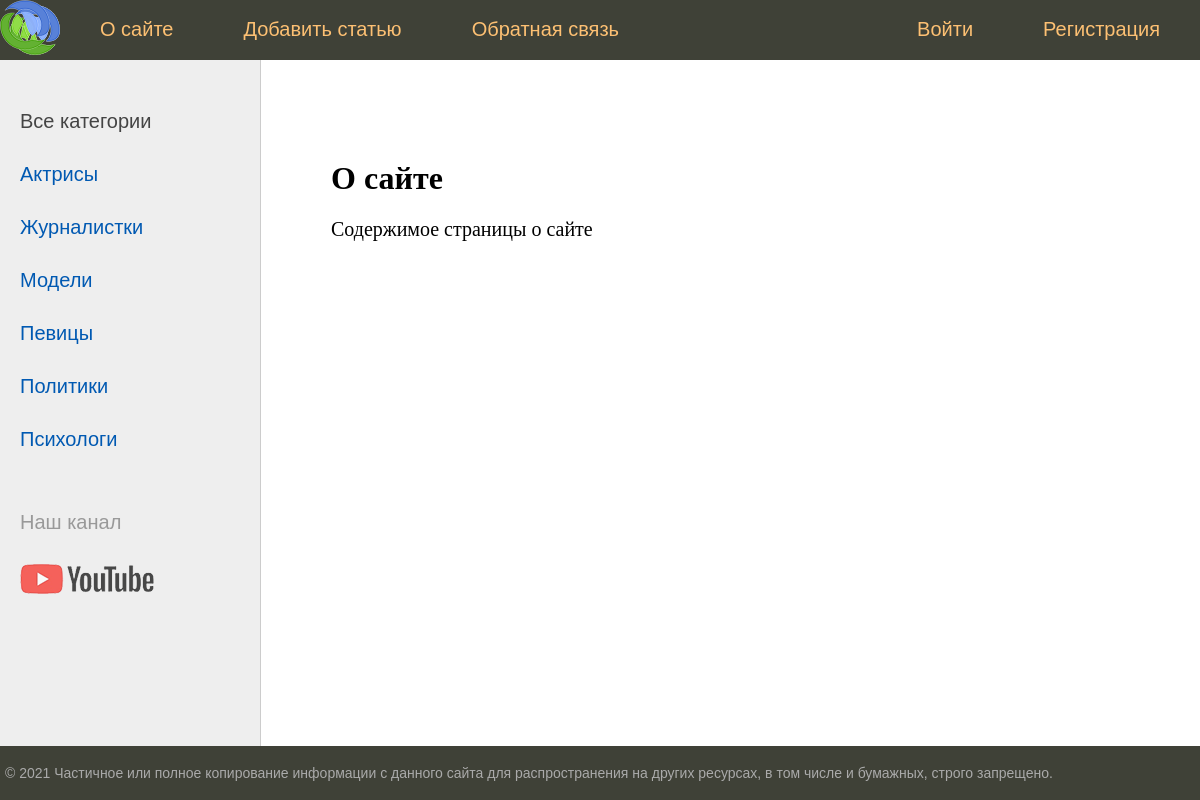
The app's page /about, older data.
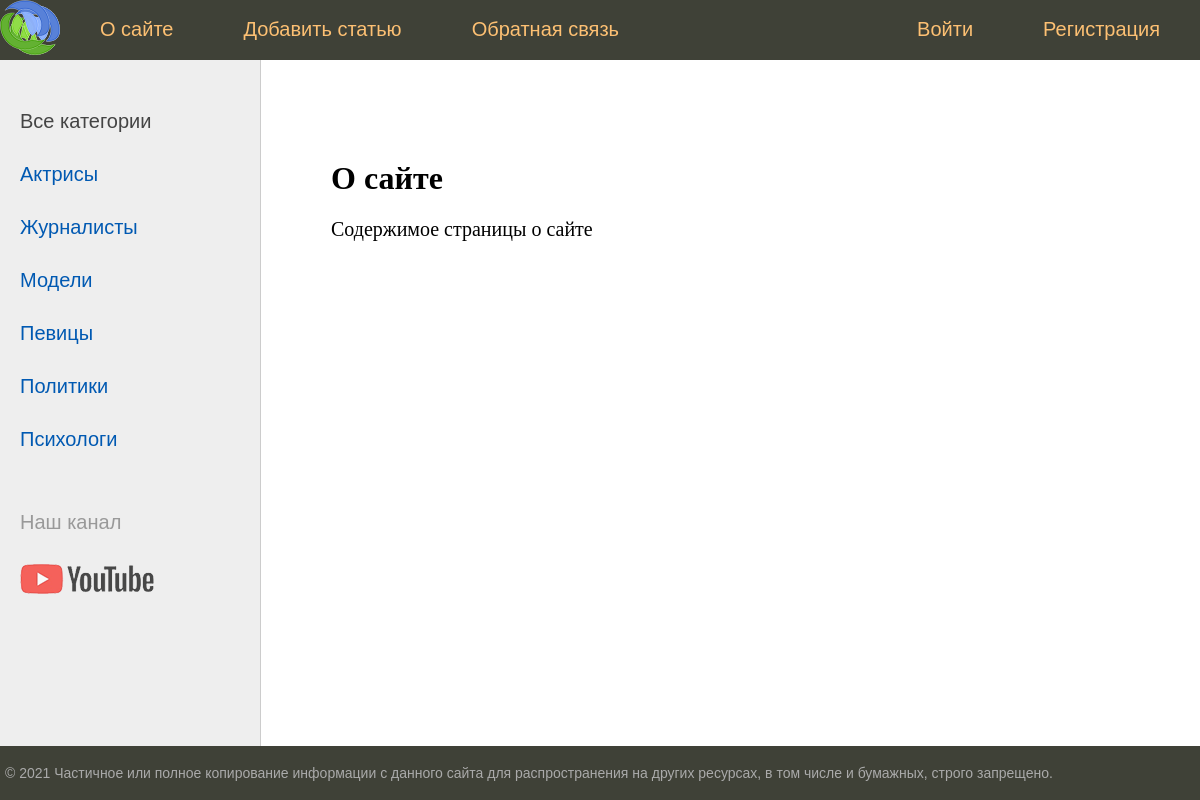
The same page, newer data.
### women/models.py (models this page shows, shortened)
class Category(models.Model):
    name = models.CharField(max_length=255, db_index=True)
    slug = models.SlugField(max_length=255, unique=True, db_index=True, verbose_name="URL")
    class Meta:
        verbose_name = 'Категория'
        verbose_name_plural = 'Категории'

### women/views.py (the view)
# urls.py: path('about', about, name='about'),
def about(request):
    paginator = Paginator(Women.objects.all(),3)
    page_number = request.GET.get('page')
    page_obj = paginator.get_page(page_number)
    return render(request, 'women/about.html', { 'menu':menu, 'page_obj':page_obj, 'title': 'О сайте'})

### women/templatetags/women_tags.py (called while the page is built)
@register.inclusion_tag('women/list_categories.html')
def categories_list(sort_params=None, cat_slug_selected=0):
    if not sort_params:
        cats = Category.objects.all()
    else:
        cats = Category.objects.order_by(sort_params)
    return { 'cats':  cats, 'cat_slug_selected': cat_slug_selected }

### women/templates/women/about.html
{% extends 'women/base.html' %}
{% block content %}
<h1>{{title}}</h1>
<p>Содержимое страницы о сайте</p>
{% endblock %}

### women/templates/women/list_categories.html
{% if cat_slug_selected == 0 %}
	<li class="selected">Все категории</li>
{% else %}
	<li><a href="{% url 'women:home' %}">Все категории</a></li>
{% endif %}
{% for cat in cats %}
	{% if cat.slug == cat_slug_selected %}
		<li class="selected">{{ cat.name }}</li>
	{% else %}
		<li><a href="{{ cat.get_absolute_url }}">{{ cat.name }}</a></li>
	{% endif %}
{% endfor %}

Row changes from the older to the newer data that the page shows:
changed Category: name "Журналистки" → "Журналисты"
